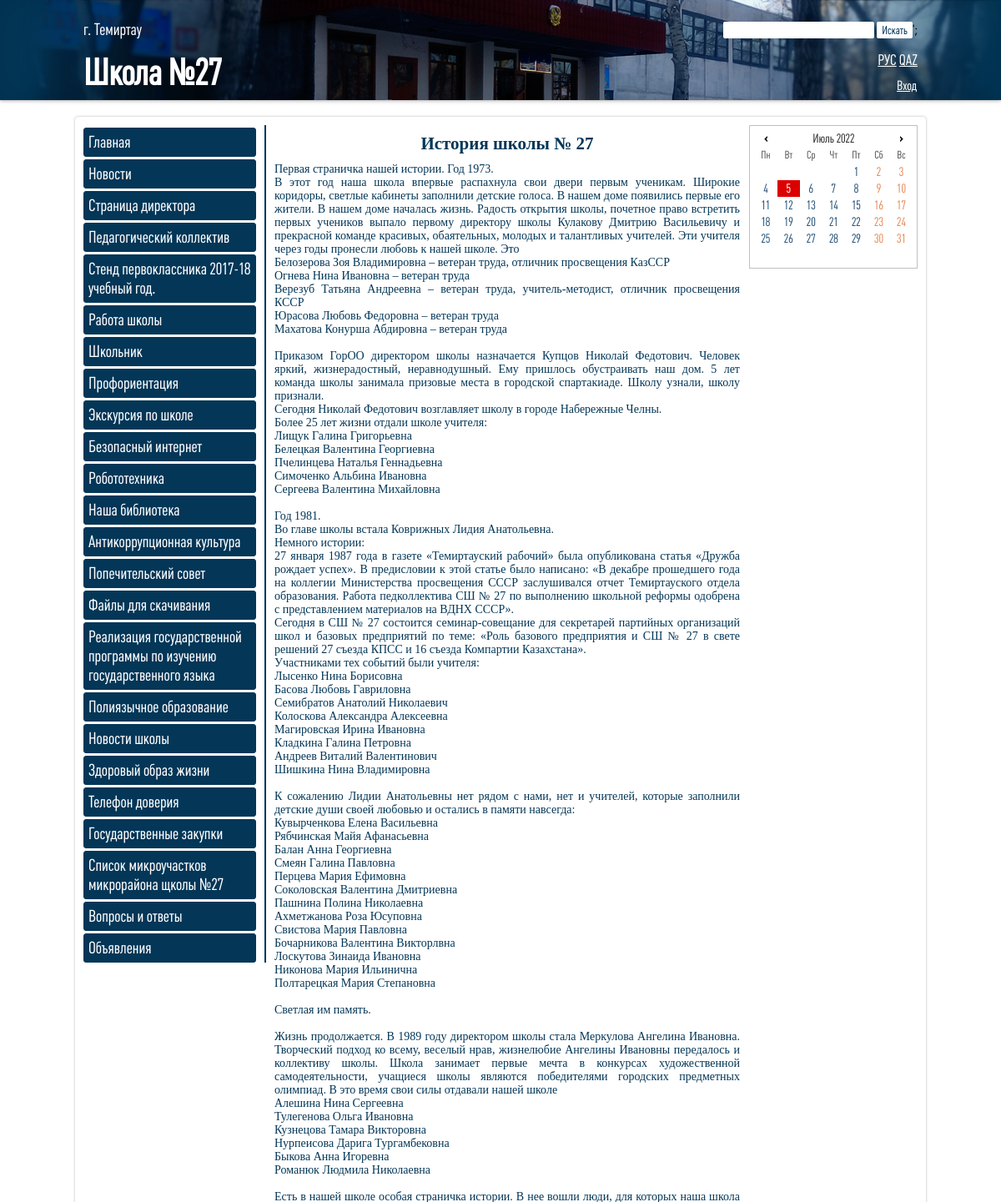
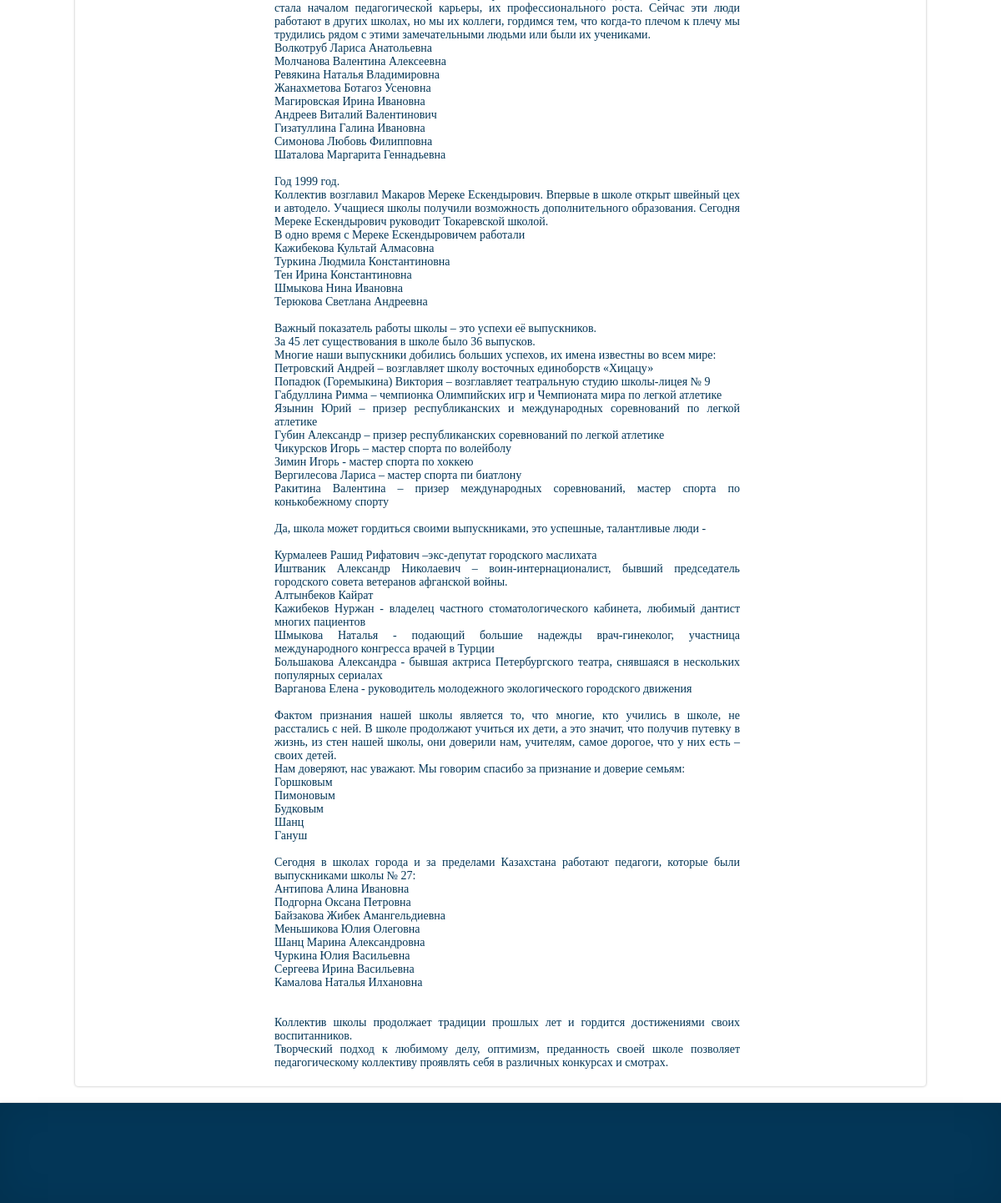
The page / on the database its author committed (2 pictures, top to bottom).
### tables this page shows
CREATE TABLE `main` (
  `city` text NOT NULL,
  `name` text NOT NULL,
  `search` text NOT NULL
);

CREATE TABLE `menu` (
  `id` int(11) NOT NULL,
  `main` varchar(255) NOT NULL,
  `menu` text NOT NULL
);

CREATE TABLE `content` (
  `id` int(11) NOT NULL,
  `main` int(11) NOT NULL,
  `menu` int(11) DEFAULT NULL,
  `caption` varchar(100) NOT NULL,
  `text` text NOT NULL,
  `author` varchar(30) DEFAULT NULL,
  `date` date DEFAULT NULL
);

### index.php (the view, shortened to what this page needs)
<!DOCTYPE html>
<html>
  <head>
    <link rel="stylesheet" type="text/css" href="style/index.css">
  </head>
  <?php
      if ($_GET['lang'] == 'kz') {
          $bn = 'school27kz';
          $lang = 'kz';
      } else {
          $lang = 'ru';
      }
      require('connect.php');
        $query = mysqli_query($link,"SELECT * FROM main" );
        $myrow = mysqli_fetch_array($query);
        $city = $myrow['city'];
        $name = $myrow['name'];
        $search = $myrow['search'];
   ?>
  <body>
    <header>
      <center><img id="header_img" src="images/header2.png"></center>
      <section id="center">
        <section id="header">
          <section id="header_n">
            <p><?php echo $city; ?></p>
            <h1><?php echo $name; ?></h1>
          </section>
          <section id="search">
          <form method="post" action="<?php echo 'index.php?lang='.$lang.'&page=search'; ?>">
            <input type="text" name="search">
            <input type="submit" onclick=""  name="search_btn" value="<?php echo $search; ?>">';
            </form>
          </section>
          <section id="lang">
          	<a href="<?php echo str_replace('kz','ru',$_SERVER['REQUEST_URI']); ?>" title="Русский">РУС</a>
          	<a href="<?php
            if ($_SERVER['REQUEST_URI']=='/') {
              echo "index.php?lang=kz";
            } else {
             echo str_replace('ru','kz',$_SERVER['REQUEST_URI']);
           }
             ?>" title="Qazaqs'a" onclick="document.location.reload()">QAZ</a>
          </section>
        </section>
          <a id="ad_pl" href="admin">Вход</a>
      </section>
    </header>
    <section id="body">
    	<section id="menu">
    		<ul id = 'nav'>
                <?php
                $table_count = mysqli_fetch_array( mysqli_query($link, "SELECT COUNT(1) FROM menu"));
                    for ($num=1; $num <= $table_count[0];$num++) {
                    $query = mysqli_query($link, "SELECT * FROM menu WHERE id like '%$num%'" );
                    $myrow = mysqli_fetch_array($query);
                    $main = $myrow['main'];
                    echo "<li><a href='index.php?lang=".$lang."&page=".$num."&menu=0'>".$main."</a>";
                    echo "</li>";
                }
                ?>
            </ul>
    	</section>
        <?php
            $page = $_GET['page'];
            if (!isset($page)) {
                echo "<section id = 'cpanel'>";
              require('main_index.php');
                echo "</section>";
              }
            require('calendare.php');
          ?>
    </section>
    <footer>
    </footer>
  </body>
</html>

### main_index.php
<?php
	$page = 1;
  $query = mysql_query("SELECT * FROM content WHERE id like '%$page%'" );
  $myrow = mysql_fetch_array($query);
  $caption = $myrow['caption'];
  $text = $myrow['text'];
?>
<section class="cbody">
  <h2 id="h2_cap"><?php echo $caption; ?></h2>
  <section id="content_text"><?php echo $text; ?></section>
</section>

### calendare.php (shortened to what this page needs)
<div id="cln">
<div style="width:190px; border:1px solid #c0c0c0; padding:5px;">
<table id="calendar"  border="0" cellspacing="0" cellpadding="1">
  <thead>
    <tr><td><b>‹</b><td colspan="5"><td><b>›</b>
    <tr><td>Пн<td>Вт<td>Ср<td>Чт<td>Пт<td>Сб<td>Вс
  </thead>
  <tbody></tbody>
</table>
</div>
</div>

### style/index.css (style rules this page uses)
body { margin: 0; padding: 0; }
header { background: #033657; font-family: PlumbCondensed Regular; height: 120px; box-shadow: 0 1px 4px rgba(0, 0, 0, .3), -23px 0 20px -23px rgba(0, 0, 0, .8), 23px 0 20px -23px rgba(0, 0, 0, .8), 0 0 40px rgba(0, 0, 0, .1) inset; }
#center { width: 1000px; margin: auto; position: relative; top: -120px; }
#header { position: absolute; top: 20px; width: 1000px; }
#header_n { color: #fff; float: left; }
#header_n p { font-size: 20px; margin: 0; }
#header_n h1 { font-size: 44px; margin: 0; margin-top: 16px; }
#search { float: right; margin-top: 2px; }
#search input { border: none; border-radius: 2px; height: 18px; }
#search input[type=submit] { height: 20px; background: #fff; color: #033657; cursor: pointer; border: none; font-size: 14px; font-family: PlumbCondensed Regular; }
#lang { clear: both; float: right; margin-top: -50px; font-size: 18px; }
#lang a { color: #fff; }
#ad_pl { color: #fff; position: absolute; top: 90px; right: 1px; }
#body { font-family: PlumbCondensed Regular; width: 1000px; margin: auto; overflow: auto; border-radius: 4px; margin-top: 20px; padding: 10px; box-shadow: 0 0 3px rgba(0,0,0,0.3); }
#menu { width: 217px; float: left; border-right: 2px solid #033657; }
#nav { list-style: none; margin: 0; padding: 0; }
#nav li { list-style: none; width: 195px; background: #033657; margin-top: 3px; padding: 5px; border-radius: 3px; border: 1px solid #033657; }
#nav li a { display: block; height: 100%; width: 100%; font-size: 20px; color: #fff; text-decoration: none; }
#cpanel { width: 558px; height: auto; margin: 10px; float: left; }
.cbody { font-size: 14px; font-family: Microsoft YaHei; text-align: justify; color: #033657; }
#h2_cap { margin: 0; margin-bottom: 10px; color: #033657; text-align: center; }
#content_text { white-space: pre-line; }
footer { margin-top: 20px; background: #033657; font-family: PlumbCondensed Regular; height: 120px; box-shadow: 0 1px 4px rgba(0, 0, 0, .3), -23px 0 20px -23px rgba(0, 0, 0, .8), 23px 0 20px -23px rgba(0, 0, 0, .8), 0 0 40px rgba(0, 0, 0, .1) inset; }

### calendare.php (style rules this page uses)
#cln { float: right; }
#calendar { width: 100%; font: monospace; line-height: 1.2em; font-size: 15px; text-align: center; }
#calendar thead tr:last-child { font-size: small; color: rgb(85, 85, 85); }
#calendar thead tr:nth-child(1) td:nth-child(2) { color: rgb(50, 50, 50); }

### rows shown on the page
main: city "г. Темиртау", name "Школа №27", search_btn "Искать"
menu: main "Главная"
menu: main "Новости"
menu: main "Страница директора"
menu: main "Педагогический коллектив"
menu: main "Стенд первоклассника 2017-18 учебный год."
menu: main "Работа школы"
menu: main "Школьник"
menu: main "Профориентация"
menu: main "Экскурсия по школе"
menu: main "Безопасный интернет"
menu: main "Робототехника"
menu: main "Наша библиотека"
menu: main "Антикоррупционная культура"
menu: main "Попечительский совет"
menu: main "Файлы для скачивания"
menu: main "Реализация государственной программы по изучению государственного языка"
menu: main "Полиязычное образование"
menu: main "Новости школы"
menu: main "Здоровый образ жизни"
menu: main "Телефон доверия"
menu: main "Государственные закупки"
menu: main "Список микроучастков микрорайона щколы №27"
menu: main "Вопросы и ответы"
menu: main "Объявления"
content: caption "История школы № 27", text "Первая страничка нашей истории. Год 1973. В этот год наша школа впервые распахнула свои двери первым ученикам. Широкие коридоры, светлые кабинеты заполнили детские голоса. В нашем доме появились первые его жители. В нашем доме началась жизнь. Радость открытия школы, почетное право встретить первых учеников выпало первому директору школы Кулакову Дмитрию Васильевичу и прекрасной команде красивых, обаятельных, молодых и талантливых учителей. Эти учителя через годы пронесли любовь к нашей школе. Это Белозерова Зоя Владимировна – ветеран труда, отличник просвещения КазССР Огнева Нина Ивановна – ветеран труда Верезуб Татьяна Андреевна – ветеран труда, учитель-методист, отличник просвещения КССР…"
